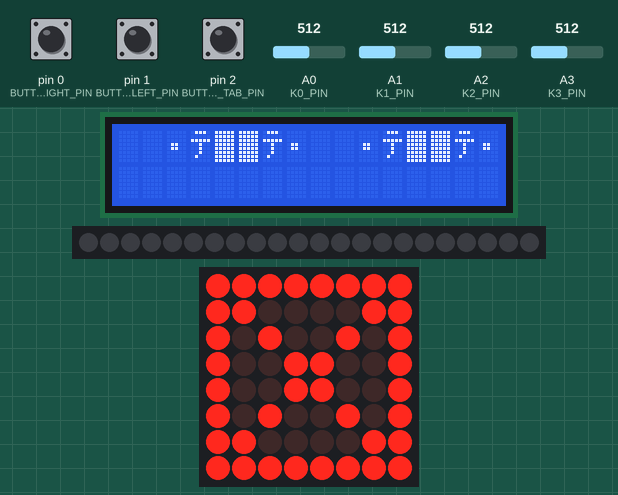
Simulated run of this sketch. Board: Arduino Leonardo, built with avr-gcc and run on an emulated ATmega32U4. Shown: 16×2 character LCD, 22 RGB LEDs in strip order, left to right, 8×8 LED matrix. The inputs (shaded band) are chosen by the test bench; at power-on: pin 1 (BUTTON_LEFT_PIN) LOW, pin 0 (BUTTON_RIGHT_PIN) LOW, pin 2 (BUTTON_TAB_PIN) LOW, A0 (K0_PIN) = 512, A1 (K1_PIN) = 512, A2 (K2_PIN) = 512, A3 (K3_PIN) = 512. The strip is taken to match the declared colour order; MIDI output is not drawn; random numbers use the default seed unless the sketch sets one.

Above: at 1.4 s.
1.5 s: pin 1 (BUTTON_LEFT_PIN) pulled HIGH for 0.15 s
At 2.0 s:
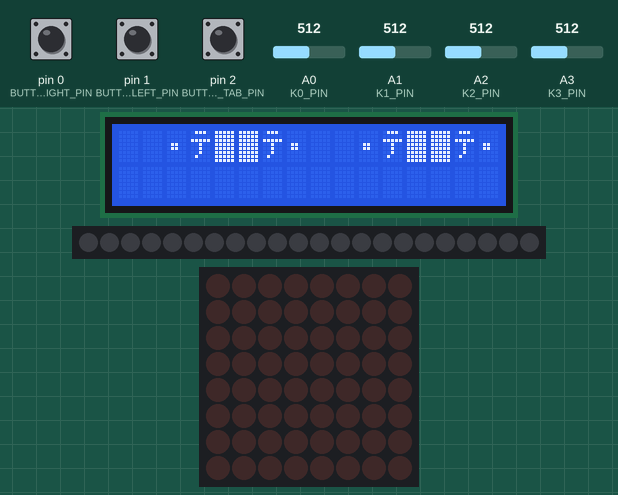
3.1 s: pin 0 (BUTTON_RIGHT_PIN) pulled HIGH for 0.15 s
At 4.4 s:
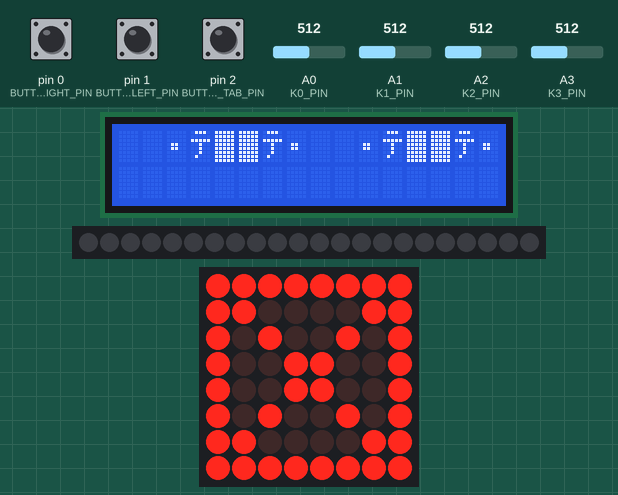
Timing chart, 0 to 6.1 s (numbered marks = the images above; inputs shaded):
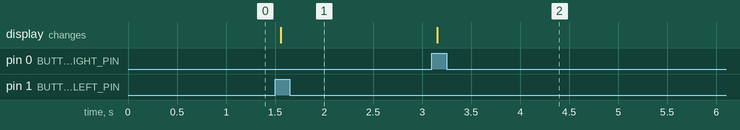

Measured:
- after the input at 1.5 s, the display: changes after 0.06 s (image 1)
- after the input at 3.1 s, the display: changes after 0.06 s (image 2)

The sketch:

sketch.ino
```cpp
#include <HID.h>
//  tricking MIDIUSB into letting me do as I please.
#include <USB-MIDI.h>
#include <Adafruit_NeoPixel.h>
#include "settings/SettingsController.h"
#include "util/PinDefines.h"
#include "util/KeyData.h"

Adafruit_NeoPixel strip(NUM_PIXELS, RGB_STRIP_PIN, NEO_BRG + NEO_KHZ800);

Input inputs = Input(K0_PIN, K1_PIN, K2_PIN, K3_PIN,
                     BUTTON_LEFT_PIN, BUTTON_RIGHT_PIN, BUTTON_TAB_PIN);

USBMIDI_CREATE_DEFAULT_INSTANCE();

void handle_note_on(byte, byte, byte);
void handle_note_off(byte, byte, byte);

SettingsController settings;

#define pitch_to_pixel(X) (((X - 21) * NUM_PIXELS) / 88.0)
KeyData key_pixels[NUM_PIXELS];

InputState input_state;
bool last_tab_state;
bool last_right_state;
bool last_left_state;

void process_inputs()
{
    if (!last_right_state && input_state.right)
    {
        settings.shift_list(true);
        // debounce
        delay(50);
    }
    if (!last_left_state && input_state.left)
    {
        settings.shift_list(false);
        // debounce
        delay(50);
    }
    if (!last_tab_state && input_state.tab)
    {
        settings.tab();
        // debounce
        delay(50);
    }
    last_tab_state = input_state.tab;
    last_right_state = input_state.right;
    last_left_state = input_state.left;
}

void setup()
{
    set_pin_states();
    last_tab_state = digitalRead(BUTTON_TAB_PIN);
    last_right_state = digitalRead(BUTTON_RIGHT_PIN);
    last_left_state = digitalRead(BUTTON_LEFT_PIN);
    settings = SettingsController();
    // default initialize our pixel array
    for (int i = 0; i < NUM_PIXELS; i++)
    {
        key_pixels[i] = KeyData{
            .previous_color = 0xffffff00,
            .is_held = false,
            .velocity = 0,
            .pitch = 0};
    }
    strip.begin();
    MIDI.begin();
}

void loop()
{
    MIDI.read();
    input_state = inputs.read_all();
    process_inputs();
    settings.display_dotmatrix();
    settings.display_lcd(input_state);
    for (int i = 0; i < NUM_PIXELS; i++)
    {
        uint32_t new_color = settings.get_color(key_pixels[i], input_state);
        key_pixels[i].previous_color = new_color;
        strip.setPixelColor(i, new_color);
    }
}

void handle_note_on(byte _, byte pitch, byte velocity)
{
    byte pos = pitch_to_pixel(pitch);
    key_pixels[pos].pitch = pitch;
    key_pixels[pos].is_held = true;
    key_pixels[pos].velocity = velocity;
}
void handle_note_off(byte _, byte pitch, byte velocity)
{
    byte pos = pitch_to_pixel(pitch);
    key_pixels[pos].is_held = false;
}
```

AbstractMode.h
```cpp
#ifndef ABSTRACT_MODE_H
#define ABSTRACT_MODE_H

#include <stdint.h>
#include <Adafruit_NeoPixel.h>
#include <inttypes.h>
#include "Modes.h"
#include "../util/KeyData.h"
#include "../util/RGBWPixel.h"
#include "../settings/Input.h"

#ifndef MODE_IDS
#define MODE_IDS
#define SOLID_COLOR_ID 0
#define RANDOM_ID 1
#define HUE_FADE_ID 2
#define HUE_WAVE_ID 3
#define GRADIENT_ID 4
#define MOVING_GRADIENT_ID 5
#endif

// these macros are useful for classes deriving from this one.
// leave them here.
#define MIN(a, b) (((a) < (b)) ? (a) : (b))
#define MAX(a, b) (((a) > (b)) ? (a) : (b))
#define DECAY(a) (MAX((a - 1) & 0xFF, 0))
struct LCD_LINE
{
    char str[17];
};
class AbstractColorMode
{
public:
    LCD_LINE name()
    {
        return LCD_LINE{"ABSTRACT"};
    }
    byte *icon()
    {
        return _icon;
    }
    LCD_LINE show_settings(bool is_tabbed, InputState &input_state)
    {
        return LCD_LINE{"ABSTRACT"};
    }
    uint32_t get_color(KeyData &key_data, InputState &input_state, bool is_tabbed)
    {
        return 0xffffffff;
    }

private:
    byte _icon[8] = {
        0b11111111,
        0b11000011,
        0b10100101,
        0b10011001,
        0b10011001,
        0b10100101,
        0b11000011,
        0b11111111};
};

#endif
```

Gradient.h
```cpp
#ifndef GRADIENT_H
#define GRADIENT_H
#include "AbstractMode.h"
class Gradient : public AbstractColorMode
{
public:
    const byte id = GRADIENT_ID;
    LCD_LINE name()
    {
        return LCD_LINE{"Gradient"};
    }

    byte *icon()
    {
        return _icon;
    }
    Gradient()
    {
        _c1 = 0xffffff00;
        _c2 = 0xffffff00;
    }
    Gradient(AbstractColorMode);
    uint32_t get_color(KeyData &key_data, InputState &input_state, bool is_tabbed)
    {
        _update_color(is_tabbed, (uint32_t)input_state);
        RGBWPixel a = RGBWPixel(_c1);
        RGBWPixel b = RGBWPixel(_c2);
        return (uint32_t)a.lerp(b, key_data.pitch / 87.0);
    }
    LCD_LINE show_settings(bool is_tabbed, InputState &input_state)
    {
        LCD_LINE rtrn = LCD_LINE{""};
        if (is_tabbed)
        {
            snprintf(rtrn.str, 17, "C2: #%06x", _c2);
        }
        else
        {
            snprintf(rtrn.str, 17, "C1: #%06x", _c1);
        }
        return rtrn;
    }

private:
    uint32_t _c1;
    uint32_t _c2;
    void _update_color(bool is_tabbed, uint32_t color)
    {
        if (is_tabbed)
        {
            _c1 = color;
        }
        else
        {
            _c2 = color;
        }
    }
    byte _icon[8] = {
        0b00000001,
        0b00000010,
        0b00000100,
        0b00001000,
        0b00010000,
        0b00100000,
        0b01000000,
        0b10000000};
};
#endif
```

HueFade.h
```cpp
#ifndef HUE_FADE_H
#define HUE_FADE_H
#include "AbstractMode.h"
class HueFade : public AbstractColorMode
{
public:
    HueFade()
    {
        previous_color = 0xffffff00;
        count = 0;
    }
    const byte id = HUE_FADE_ID;
    LCD_LINE name()
    {
        return LCD_LINE{"Hue Fade"};
    }

    byte *icon()
    {
        return _icon;
    }
    uint32_t get_color(KeyData &key_data, InputState &input_state, bool is_tabbed)
    {
        byte r = 0, g = 0, b = 0;
        int target = count / NUM_PIXELS * 10;
        switch (target % 3)
        {
        case 0:
            r = count % 255;
            b = 255 - r;
            break;
        case 1:
            g = count % 255;
            r = 255 - g;
            break;
        case 2:
            b = count % 255;
            g = 255 - b;
            break;
        }
        ++count;
        return RGBWPixel(r, g, b, input_state.W);
    }
    LCD_LINE show_settings(bool is_tabbed)
    {
        LCD_LINE rtrn = LCD_LINE{""};
        snprintf(rtrn.str, 17, "C2: #%06x");
        return LCD_LINE{"#"};
    }

private:
    uint32_t previous_color;
    int count;
    byte _icon[8] = {
        0b00000000,
        0b01111110,
        0b01000000,
        0b01111110,
        0b01000000,
        0b01000000,
        0b01000000,
        0b00000000};
};
#endif
```

HueWave.h
```cpp
#ifndef HUE_WAVE_H
#define HUE_WAVE_H
#include "AbstractMode.h"
class HueWave : public AbstractColorMode
{
public:
    const byte id = HUE_WAVE_ID;
    LCD_LINE name()
    {
        return LCD_LINE{"Hue Wave"};
    }
    byte *icon()
    {
        return _icon;
    }
    uint32_t get_color(KeyData &key_data, InputState &input_state, bool is_tabbed)
    {
        byte r = 0, g = 0, b = 0;
        int target = count / (NUM_PIXELS * 7) - 6;
        switch (target % 3)
        {
        case 0:
            r = count % 255;
            b = 255 - r;
            break;
        case 1:
            g = count % 255;
            r = 255 - g;
            break;
        case 2:
            b = count % 255;
            g = 255 - b;
            break;
        }
        ++count;
        return (uint32_t)RGBWPixel(r, g, b, input_state.W);
    }
    LCD_LINE show_settings(bool is_tabbed)
    {
        return LCD_LINE{""};
    }

private:
    int count;
    byte _icon[8] = {
        0b00000000,
        0b10000001,
        0b01000010,
        0b01011010,
        0b00100100,
        0b00000000,
        0b00000000,
        0b00000000};
};
#endif
```

Modes.h
```cpp
#ifndef MODES_H
#define MODES_H

#define NUM_MODES 6

#include "Gradient.h"
#include "HueFade.h"
#include "HueWave.h"
#include "MovingGradient.h"
#include "Random.h"
#include "SolidColor.h"

#ifndef MODE_IDS
#define MODE_IDS
#define SOLID_COLOR_ID 0
#define RANDOM_ID 1
#define HUE_FADE_ID 2
#define HUE_WAVE_ID 3
#define GRADIENT_ID 4
#define MOVING_GRADIENT_ID 5
#endif

#endif
```

MovingGradient.h
```cpp
#ifndef MOVING_GRADIENT_H
#define MOVING_GRADIENT_H

class MovingGradient : public AbstractColorMode
{
public:
    MovingGradient()
    {
        _c1 = 0xffffff00;
        _c2 = 0xffffff00;
        _count = 0;
    }
    const byte id = MOVING_GRADIENT_ID;
    LCD_LINE name() { return LCD_LINE{"Moving Gradient"}; }
    byte *icon()
    {
        return _icon;
    }
    uint32_t get_color(KeyData &key_data, InputState &input_state, bool is_tabbed)
    {
        ++_count;
        _update_color(is_tabbed, (uint32_t)input_state);
        RGBWPixel a = RGBWPixel(_c1);
        RGBWPixel b = RGBWPixel(_c2);
        int c2_mid = _count % 88;
        if (key_data.pitch <= c2_mid)
        {
            return (uint32_t)a.lerp(b, key_data.pitch * 1.0 / (double)c2_mid);
        }
        else
        {
            return (uint32_t)b.lerp(a, (key_data.pitch - c2_mid) / 88.0 - c2_mid);
        }
    }
    LCD_LINE show_settings(InputState &input_state)
    {
        LCD_LINE rtrn = LCD_LINE{""};
        if (input_state.tab)
        {
            snprintf(rtrn.str, 17, "C2: #%06x", _c2);
        }
        else
        {
            snprintf(rtrn.str, 17, "C1: #%06x", _c1);
        }
        return rtrn;
    }

private:
    int _count;
    uint32_t _c1;
    uint32_t _c2;
    void _update_color(bool is_tabbed, uint32_t color)
    {
        if (is_tabbed)
        {
            _c1 = color;
        }
        else
        {
            _c2 = color;
        }
    }
    byte _icon[8] = {
        0b00000111,
        0b00000011,
        0b00011101,
        0b00001100,
        0b01110100,
        0b00110000,
        0b01010000,
        0b10000000};
};

#endif
```

Random.h
```cpp
#ifndef RANDOM_H
#define RANDOM_H

class Random : public AbstractColorMode
{
public:
    const byte id = RANDOM_ID;
    LCD_LINE name()
    {
        return LCD_LINE{"Random"};
    }
    byte *icon()
    {
        return _icon;
    }
    uint32_t get_color(KeyData &key_data, InputState &input_state, bool is_tabbed)
    {
        uint32_t color = random();
        // return random color, but still use the brightness from key_data.
        return (color - ~(color & 0xff)) + (key_data.previous_color & 0xff);
    }
    LCD_LINE show_settings(bool is_tabbed)
    {
        return LCD_LINE{""};
    }

private:
    byte _icon[8] = {
        0b01011100,
        0b10100010,
        0b00001000,
        0b01000110,
        0b10100110,
        0b10001010,
        0b11110111,
        0b10001101};
};
#endif
```

SolidColor.h
```cpp
#ifndef SOLID_COLOR_H
#define SOLID_COLOR_H
#include "AbstractMode.h"
#include "../util/KeyData.h"
#include "../util/RGBWPixel.h"

class SolidColor : public AbstractColorMode
{
public:
    const byte id = SOLID_COLOR_ID;
    LCD_LINE name() { return LCD_LINE{"Solid Color"}; }
    byte *icon()
    {
        return _icon;
    }
    uint32_t get_color(int _, KeyData &key_data, InputState &input_state)
    {
        return (uint32_t)input_state;
    }
    LCD_LINE show_settings(bool is_tabbed, InputState &input_state)
    {
        LCD_LINE rtrn = LCD_LINE{""};
        snprintf(rtrn.str, 17, "Color: #%08" PRIx32, (uint32_t)input_state);
        return rtrn;
    }

private:
    byte _icon[8] = {
        0b11111111,
        0b11111111,
        0b11111111,
        0b11111111,
        0b11111111,
        0b11111111,
        0b11111111,
        0b11111111};
};
#endif
```

KeyData.h
```cpp
#ifndef KEYDATA_H
#define KEYDATA_H

struct KeyData
{
    uint32_t previous_color;
    bool is_held;
    byte velocity;
    byte pitch;
};

#endif
```

PinDefines.h
```cpp
#ifndef PIN_DEFINES_H
#define PIN_DEFINES_H

#define RGB_STRIP_PIN 11
// controls
#define K0_PIN A0
#define K1_PIN A1
#define K2_PIN A2
#define K3_PIN A3
#define BUTTON_RIGHT_PIN 0
#define BUTTON_LEFT_PIN 1
#define BUTTON_TAB_PIN 2
// displays
#define DOTMATRIX_CLK 3
#define DOTMATRIX_CS 4
#define DOTMATRIX_DIN 5

#define LCD_RS 13
#define LCD_ENABLE 12
#define LCD_D4 6
#define LCD_D5 7
#define LCD_D6 8
#define LCD_D7 9

[[deprecated("`util/PinDefines.h::set_pin_states()` has not been implemented! Configure it to fit your board!")]] void set_pin_states()
{
}
#endif
```

RGBWPixel.h
```cpp
#ifndef RGBWPIXEL_H
#define RGBWPIXEL_H
#define NUM_PIXELS 22
#include "../settings/Input.h"
byte lerp_channel(byte A, byte B, double distance)
{
    return A + distance * (A - B);
}
class RGBWPixel
{
public:
    byte R;
    byte G;
    byte B;
    byte W;
    operator uint32_t() const
    {
        return (this->R << 24) + (this->G << 16) + (this->B << 8) + this->W;
    }
    RGBWPixel(uint32_t color)
    {
        R = (color >> 24) & 0xFF;
        G = (color >> 16) & 0xFF;
        B = (color >> 8) & 0xFF;
        W = color & 0xFF;
    }
    RGBWPixel(byte r, byte g, byte b, byte w)
    {
        R = r;
        G = g;
        B = b;
        W = w;
    }
    RGBWPixel(InputState input_state)
    {
        R = input_state.R;
        G = input_state.G;
        B = input_state.B;
        W = input_state.W;
    }
    RGBWPixel lerp(RGBWPixel &other, double distance)
    {
        return (
            RGBWPixel(
                lerp_channel(R, other.R, distance),
                lerp_channel(G, other.G, distance),
                lerp_channel(B, other.B, distance),
                lerp_channel(W, other.W, distance)));
    }
};
#endif
```

Input.h
```cpp
#ifndef INPUT_H
#define INPUT_H
struct InputState
{
    bool right;
    bool left;
    bool tab;
    uint8_t R;
    uint8_t G;
    uint8_t B;
    uint8_t W;
    operator uint32_t() const
    {
        return (this->R << 24) + (this->G << 16) + (this->B << 8) + this->W;
    }
};
class Knob
{
public:
    Knob() = default;

    Knob(byte pin)
    {
        _pin = pin;
    }
    // Read the state of a knob
    // Return value ranges from 0 to 255.
    byte read()
    {
        // analogRead returns a range of 0 at 0v to 1023 at 5v.
        return (byte)((analogRead(_pin) * 255) / 1023);
    }

private:
    byte _pin;
};

class Button
{
public:
    Button() = default;
    Button(byte pin)
    {
        _pin = pin;
    }
    bool read()
    {
        return digitalRead(_pin);
    }

private:
    byte _pin;
};

/// @brief Class to simplify setting up and accessing input values.
class Input
{
public:
    Input(byte k0_pin, byte k1_pin,
          byte k2_pin, byte k3_pin,
          byte button_left_pin, byte button_right_pin,
          byte button_tab_pin)
    {
        // R
        _knobs[0] = Knob(k0_pin);
        // G
        _knobs[1] = Knob(k1_pin);
        // B
        _knobs[2] = Knob(k2_pin);
        // W
        _knobs[3] = Knob(k3_pin);
        _left = Button(button_left_pin);
        _right = Button(button_right_pin);
        _tab = Button(button_tab_pin);
    }
    bool is_left_pressed()
    {
        return _left.read();
    }
    bool is_right_pressed()
    {
        return _right.read();
    }
    bool is_tab_pressed()
    {
        return _tab.read();
    }
    InputState read_all()
    {
        return InputState{
            .right = is_right_pressed(),
            .left = is_left_pressed(),
            .tab = is_tab_pressed(),
            .R = read_knob(0),
            .G = read_knob(1),
            .B = read_knob(2),
            .W = read_knob(3)};
    }

    /// @brief
    /// @param knob_num number from 0 to 3; address of which knob you're reading.
    /// @return value from 0 to 255 from knob
    byte read_knob(int knob_num)
    {
        return _knobs[knob_num].read();
    }

private:
    Knob _knobs[4];
    Button _left;
    Button _right;
    Button _tab;
};
#endif
```

SettingsController.h
```cpp
#include "Input.h"
#include "../modes/Modes.h"
#include "../modes/AbstractMode.h"
#include "lcd/LCDController.h"
#include "dotmatrix/DotMatrixController.h"
class SettingsController
{
public:
    SettingsController()
    {
        _index = SOLID_COLOR_ID;
        _mode_list[SOLID_COLOR_ID] = SolidColor();
        _mode_list[RANDOM_ID] = Random();
        _mode_list[HUE_FADE_ID] = HueFade();
        _mode_list[HUE_WAVE_ID] = HueWave();
        _mode_list[GRADIENT_ID] = Gradient();
        _mode_list[MOVING_GRADIENT_ID] = MovingGradient();
        _tabbed = false;
        _lcd = LCDController();
        _dotmatrix = DotMatrixController();
    }
    uint32_t get_color(KeyData &key_data, InputState &input_state)
    {
        if (key_data.is_held)
        {
            return _mode_list[_index].get_color(key_data, input_state, _tabbed);
        }
        else
        {
            return DECAY(key_data.previous_color);
        }
    }
    void display_lcd(InputState &input_state)
    {
        char top[17];
        strncpy(_mode_list[_index].name().str, top, 17);
        char bottom[17];
        strncpy(_mode_list[_index].show_settings(_tabbed, input_state).str, bottom, 17);
        _lcd.show(top, bottom);
    }
    void display_dotmatrix()
    {
        _dotmatrix.draw(_mode_list[_index].icon());
    }
    void shift_list(byte direction)
    {
        if (direction)
        {
            _index = (_index + 1) % NUM_MODES;
        }
        else
        {
            // this is perhaps a little too clever for my own good.
            if (_index-- < 0)
            {
                _index = NUM_MODES;
            }
        }
    }
    void tab()
    {
        _tabbed = !_tabbed;
    }

private:
    LCDController _lcd;
    DotMatrixController _dotmatrix;
    bool _tabbed;
    byte _index;
    AbstractColorMode _mode_list[NUM_MODES];
    AbstractColorMode getActiveMode()
    {
        return _mode_list[_index];
    }
};
```

DotMatrixController.h
```cpp
#ifndef DOT_MATRIX_CONTROLLER_H
#define DOT_MATRIX_CONTROLLER_H
#include <LedControl.h>
#include "../../util/PinDefines.h"
const byte heart[8] = {
    0b01100110,
    0b11111111,
    0b11111011,
    0b11111111,
    0b01111110,
    0b00111100,
    0b00011000,
    0b00000000};
class DotMatrixController
{
public:
    DotMatrixController()
    {
        _lc.shutdown(0, false);
        _lc.setIntensity(0, 15);
        _lc.clearDisplay(0);
    }
    void draw(const byte *img)
    {
        for (int i = 0; i < 8; i++)
        {
            _lc.setRow(0, i, img[i]);
        }
    }

private:
    LedControl _lc = LedControl(DOTMATRIX_DIN, DOTMATRIX_CLK, DOTMATRIX_CS);
};
#endif
```

Source omitted: LCDController.h (559 bytes)
